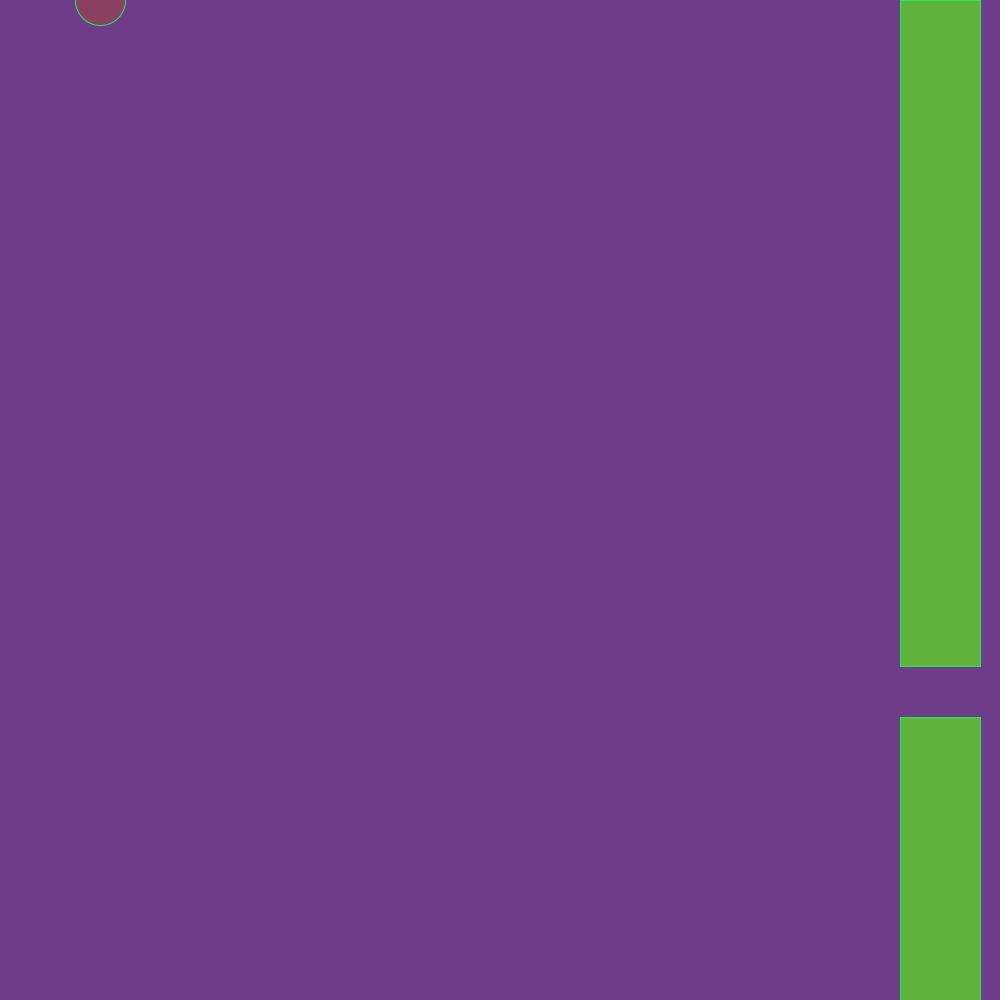
Frame 1 (no input)
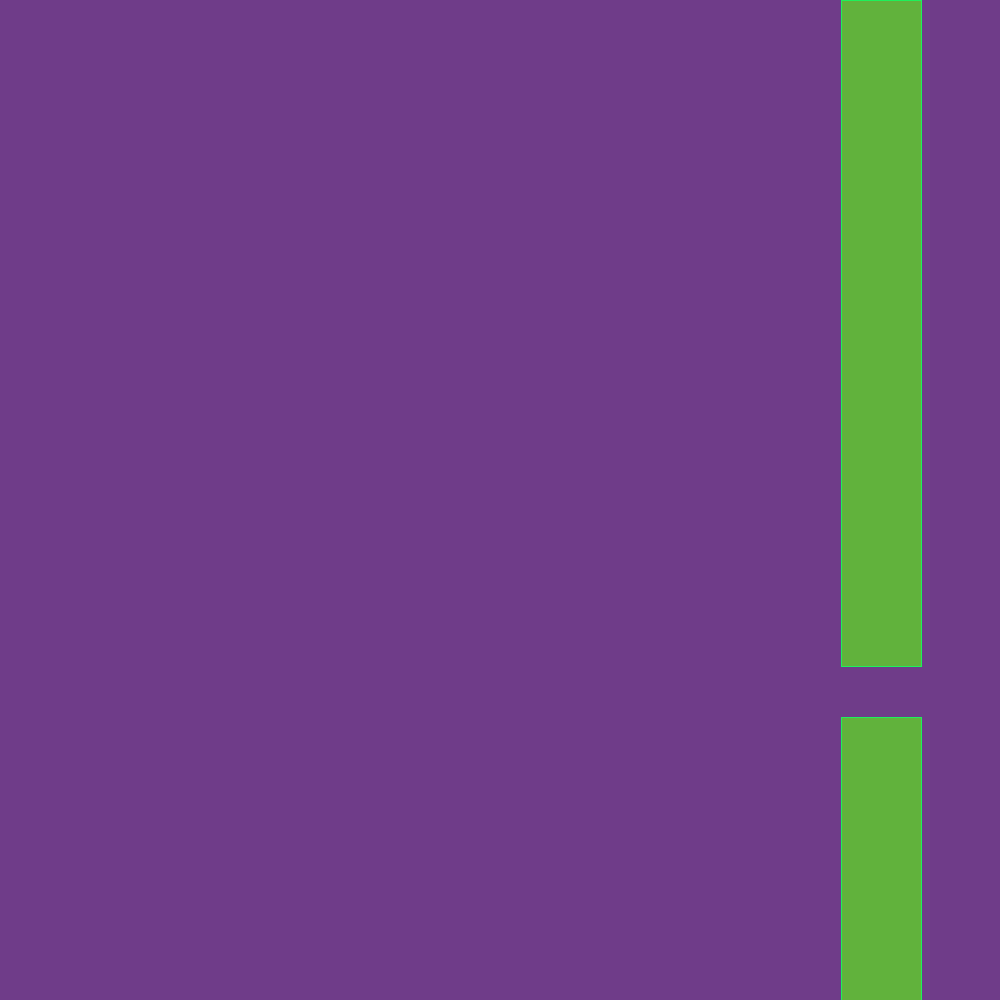
Frame 60 (the mouse pressed at the canvas centre just before this capture)
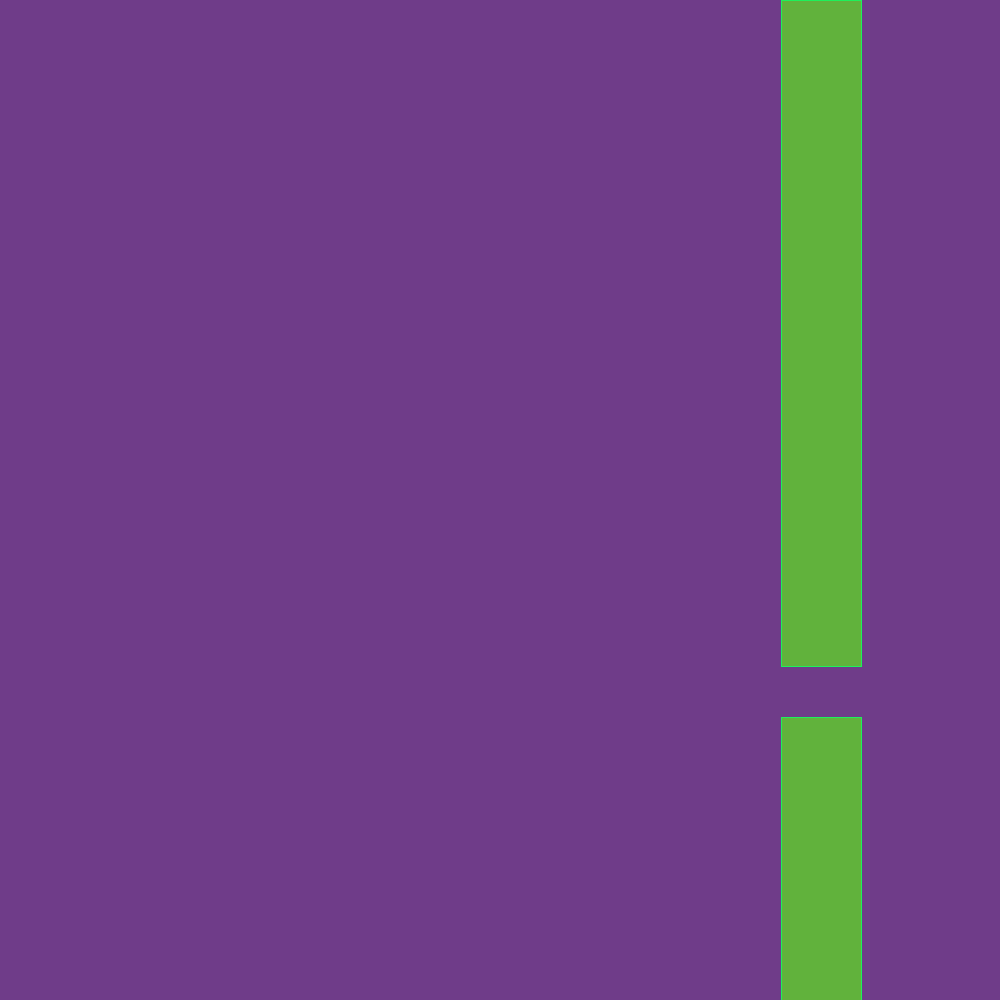
Frame 120 (the mouse held since frame 60 and released just before this capture)

The Processing sketch that drew these frames (run headless with seeded random() and noise(); from frame 60 on, the mouse is pressed at the canvas centre):

// Processing sketch: flappyBird
// ── flappyBird.pde
void draw(){
 
background(111, 60, 137);
  fill(139, 64, 96);    
stroke(30, 240, 91);
ellipse(x, y, 50, 50);
     
fill(97,178,60);
rect(pipeX,0,80,upperPipeHeight);   
  rect (pipeX, lowerY, 80,600);  
pipeX--;     
y = y + birdYVelocity;                       
birdYVelocity = birdYVelocity + gravity;                      
teleportPipes();                             
    
         
}
           
          
                   
int pipeX = 900;                                                                             
int x = 100;    
int y;                                     
int birdYVelocity = 1;        
int gravity = 1;  
int upperPipeHeight = 666;
int pipeGap = 51;
int lowerY = upperPipeHeight + pipeGap;
void mousePressed(){       
birdYVelocity = -13;                
                
}
void teleportPipes(){            
  if (pipeX < 0 ){       
   pipeX = 1000;                                 
   upperPipeHeight = (int) random(100, 400);        
 
}                             

}                        
void setup(){         

size(1000,1000);           
teleportPipes();                   
         
}                                        
